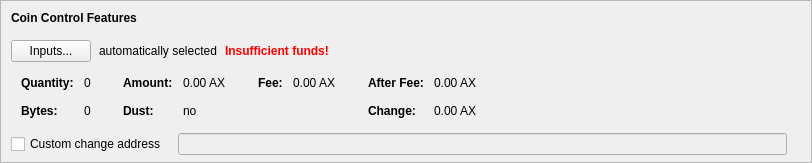
    <widget class="QFrame" name="frameCoinControl">
     <property name="sizePolicy">
      <sizepolicy hsizetype="Expanding" vsizetype="Expanding">
       <horstretch>0</horstretch>
       <verstretch>0</verstretch>
      </sizepolicy>
     </property>
     <property name="maximumSize">
      <size>
       <width>16777215</width>
       <height>16777215</height>
      </size>
     </property>
     <property name="frameShape">
      <enum>QFrame::StyledPanel</enum>
     </property>
     <property name="frameShadow">
      <enum>QFrame::Sunken</enum>
     </property>
     <layout class="QVBoxLayout" name="verticalLayoutCoinControl2">
      <property name="spacing">
       <number>0</number>
      </property>
      <property name="leftMargin">
       <number>0</number>
      </property>
      <property name="topMargin">
       <number>0</number>
      </property>
      <property name="rightMargin">
       <number>0</number>
      </property>
      <property name="bottomMargin">
       <number>6</number>
      </property>
      <item>
       <layout class="QVBoxLayout" name="verticalLayoutCoinControl" stretch="0,0,0,0,1">
        <property name="spacing">
         <number>0</number>
        </property>
        <property name="leftMargin">
         <number>10</number>
        </property>
        <property name="topMargin">
         <number>10</number>
        </property>
        <item>
         <layout class="QHBoxLayout" name="horizontalLayoutCoinControl1">
          <property name="bottomMargin">
           <number>15</number>
          </property>
          <item>
           <widget class="QLabel" name="labelCoinControlFeatures">
            <property name="sizePolicy">
             <sizepolicy hsizetype="Preferred" vsizetype="Maximum">
              <horstretch>0</horstretch>
              <verstretch>0</verstretch>
             </sizepolicy>
            </property>
            <property name="font">
             <font>
              <weight>75</weight>
              <bold>true</bold>
             </font>
            </property>
            <property name="styleSheet">
             <string notr="true">font-weight:bold;</string>
            </property>
            <property name="text">
             <string>Coin Control Features</string>
            </property>
           </widget>
          </item>
         </layout>
        </item>
        <item>
         <layout class="QHBoxLayout" name="horizontalLayoutCoinControl2" stretch="0,0,0,0">
          <property name="spacing">
           <number>8</number>
          </property>
          <property name="bottomMargin">
           <number>10</number>
          </property>
          <item>
           <widget class="QPushButton" name="pushButtonCoinControl">
            <property name="styleSheet">
             <string notr="true"/>
            </property>
            <property name="text">
             <string>Inputs...</string>
            </property>
            <property name="autoDefault">
             <bool>false</bool>
            </property>
           </widget>
          </item>
          <item>
           <widget class="QLabel" name="labelCoinControlAutomaticallySelected">
            <property name="text">
             <string>automatically selected</string>
            </property>
            <property name="margin">
             <number>5</number>
            </property>
           </widget>
          </item>
          <item>
           <widget class="QLabel" name="labelCoinControlInsuffFunds">
            <property name="font">
             <font>
              <weight>75</weight>
              <bold>true</bold>
             </font>
            </property>
            <property name="styleSheet">
             <string notr="true">color:red;font-weight:bold;</string>
            </property>
            <property name="text">
             <string>Insufficient funds!</string>
            </property>
            <property name="margin">
             <number>5</number>
            </property>
           </widget>
          </item>
          <item>
           <spacer name="horizontalSpacerCoinControl">
            <property name="orientation">
             <enum>Qt::Horizontal</enum>
            </property>
            <property name="sizeHint" stdset="0">
             <size>
              <width>40</width>
              <height>1</height>
             </size>
            </property>
           </spacer>
          </item>
         </layout>
        </item>
        <item>
         <widget class="QWidget" name="widgetCoinControl" native="true">
          <property name="sizePolicy">
           <sizepolicy hsizetype="Preferred" vsizetype="Preferred">
            <horstretch>0</horstretch>
            <verstretch>0</verstretch>
           </sizepolicy>
          </property>
          <property name="minimumSize">
           <size>
            <width>0</width>
            <height>0</height>
           </size>
          </property>
          <property name="styleSheet">
           <string notr="true"/>
          </property>
          <layout class="QHBoxLayout" name="horizontalLayoutCoinControl5">
           <property name="leftMargin">
            <number>0</number>
           </property>
           <property name="topMargin">
            <number>0</number>
           </property>
           <property name="rightMargin">
            <number>0</number>
           </property>
           <property name="bottomMargin">
            <number>0</number>
           </property>
           <item>
            <layout class="QHBoxLayout" name="horizontalLayoutCoinControl3" stretch="0,0,0,1">
             <property name="spacing">
              <number>20</number>
             </property>
             <property name="topMargin">
              <number>0</number>
             </property>
             <property name="bottomMargin">
              <number>10</number>
             </property>
             <item>
              <layout class="QFormLayout" name="formLayoutCoinControl1">
               <property name="horizontalSpacing">
                <number>10</number>
               </property>
               <property name="verticalSpacing">
                <number>14</number>
               </property>
               <property name="leftMargin">
                <number>10</number>
               </property>
               <property name="topMargin">
                <number>4</number>
               </property>
               <property name="rightMargin">
                <number>6</number>
               </property>
               <item row="0" column="0">
                <widget class="QLabel" name="labelCoinControlQuantityText">
                 <property name="font">
                  <font>
                   <weight>75</weight>
                   <bold>true</bold>
                  </font>
                 </property>
                 <property name="text">
                  <string>Quantity:</string>
                 </property>
                 <property name="margin">
                  <number>0</number>
                 </property>
                </widget>
               </item>
               <item row="0" column="1">
                <widget class="QLabel" name="labelCoinControlQuantity">
                 <property name="cursor">
                  <cursorShape>IBeamCursor</cursorShape>
                 </property>
                 <property name="contextMenuPolicy">
                  <enum>Qt::ActionsContextMenu</enum>
                 </property>
                 <property name="text">
                  <string notr="true">0</string>
                 </property>
                 <property name="margin">
                  <number>0</number>
                 </property>
                 <property name="textInteractionFlags">
                  <set>Qt::LinksAccessibleByMouse|Qt::TextSelectableByKeyboard|Qt::TextSelectableByMouse</set>
                 </property>
                </widget>
               </item>
               <item row="1" column="0">
                <widget class="QLabel" name="labelCoinControlBytesText">
                 <property name="font">
                  <font>
                   <weight>75</weight>
                   <bold>true</bold>
                  </font>
                 </property>
                 <property name="text">
                  <string>Bytes:</string>
                 </property>
                </widget>
               </item>
               <item row="1" column="1">
                <widget class="QLabel" name="labelCoinControlBytes">
                 <property name="cursor">
                  <cursorShape>IBeamCursor</cursorShape>
                 </property>
                 <property name="contextMenuPolicy">
                  <enum>Qt::ActionsContextMenu</enum>
                 </property>
                 <property name="text">
                  <string notr="true">0</string>
                 </property>
                 <property name="textInteractionFlags">
                  <set>Qt::LinksAccessibleByMouse|Qt::TextSelectableByKeyboard|Qt::TextSelectableByMouse</set>
                 </property>
                </widget>
               </item>
              </layout>
             </item>
             <item>
              <layout class="QFormLayout" name="formLayoutCoinControl2">
               <property name="horizontalSpacing">
                <number>10</number>
               </property>
               <property name="verticalSpacing">
                <number>14</number>
               </property>
               <property name="leftMargin">
                <number>6</number>
               </property>
               <property name="topMargin">
                <number>4</number>
               </property>
               <property name="rightMargin">
                <number>6</number>
               </property>
               <item row="0" column="0">
                <widget class="QLabel" name="labelCoinControlAmountText">
                 <property name="font">
                  <font>
                   <weight>75</weight>
                   <bold>true</bold>
                  </font>
                 </property>
                 <property name="text">
                  <string>Amount:</string>
                 </property>
                 <property name="margin">
                  <number>0</number>
                 </property>
                </widget>
               </item>
               <item row="0" column="1">
                <widget class="QLabel" name="labelCoinControlAmount">
                 <property name="cursor">
                  <cursorShape>IBeamCursor</cursorShape>
                 </property>
                 <property name="contextMenuPolicy">
                  <enum>Qt::ActionsContextMenu</enum>
                 </property>
                 <property name="text">
                  <string notr="true">0.00 AX</string>
                 </property>
                 <property name="textInteractionFlags">
                  <set>Qt::LinksAccessibleByMouse|Qt::TextSelectableByKeyboard|Qt::TextSelectableByMouse</set>
                 </property>
                </widget>
               </item>
               <item row="1" column="0">
                <widget class="QLabel" name="labelCoinControlLowOutputText">
                 <property name="font">
                  <font>
                   <weight>75</weight>
                   <bold>true</bold>
                  </font>
                 </property>
                 <property name="text">
                  <string>Dust:</string>
                 </property>
                </widget>
               </item>
               <item row="1" column="1">
                <widget class="QLabel" name="labelCoinControlLowOutput">
                 <property name="cursor">
                  <cursorShape>IBeamCursor</cursorShape>
                 </property>
                 <property name="contextMenuPolicy">
                  <enum>Qt::ActionsContextMenu</enum>
                 </property>
                 <property name="text">
                  <string notr="true">no</string>
                 </property>
                 <property name="textInteractionFlags">
                  <set>Qt::LinksAccessibleByMouse|Qt::TextSelectableByKeyboard|Qt::TextSelectableByMouse</set>
                 </property>
                </widget>
               </item>
              </layout>
             </item>
             <item>
              <layout class="QFormLayout" name="formLayoutCoinControl3">
               <property name="horizontalSpacing">
                <number>10</number>
               </property>
               <property name="verticalSpacing">
                <number>14</number>
               </property>
               <property name="leftMargin">
                <number>6</number>
               </property>
               <property name="topMargin">
                <number>4</number>
               </property>
               <property name="rightMargin">
                <number>6</number>
               </property>
               <item row="0" column="0">
                <widget class="QLabel" name="labelCoinControlFeeText">
                 <property name="font">
                  <font>
                   <weight>75</weight>
                   <bold>true</bold>
                  </font>
                 </property>
                 <property name="text">
                  <string>Fee:</string>
                 </property>
                 <property name="margin">
                  <number>0</number>
                 </property>
                </widget>
               </item>
               <item row="0" column="1">
                <widget class="QLabel" name="labelCoinControlFee">
                 <property name="cursor">
                  <cursorShape>IBeamCursor</cursorShape>
                 </property>
                 <property name="contextMenuPolicy">
                  <enum>Qt::ActionsContextMenu</enum>
                 </property>
                 <property name="text">
                  <string notr="true">0.00 AX</string>
                 </property>
                 <property name="textInteractionFlags">
                  <set>Qt::LinksAccessibleByMouse|Qt::TextSelectableByKeyboard|Qt::TextSelectableByMouse</set>
                 </property>
                </widget>
               </item>
              </layout>
             </item>
             <item>
              <layout class="QFormLayout" name="formLayoutCoinControl4">
               <property name="horizontalSpacing">
                <number>10</number>
               </property>
               <property name="verticalSpacing">
                <number>14</number>
               </property>
               <property name="leftMargin">
                <number>6</number>
               </property>
               <property name="topMargin">
                <number>4</number>
               </property>
               <property name="rightMargin">
                <number>6</number>
               </property>
               <item row="0" column="0">
                <widget class="QLabel" name="labelCoinControlAfterFeeText">
                 <property name="font">
                  <font>
                   <weight>75</weight>
                   <bold>true</bold>
                  </font>
                 </property>
                 <property name="text">
                  <string>After Fee:</string>
                 </property>
                 <property name="margin">
                  <number>0</number>
                 </property>
                </widget>
               </item>
               <item row="0" column="1">
                <widget class="QLabel" name="labelCoinControlAfterFee">
                 <property name="cursor">
                  <cursorShape>IBeamCursor</cursorShape>
                 </property>
                 <property name="contextMenuPolicy">
                  <enum>Qt::ActionsContextMenu</enum>
                 </property>
                 <property name="text">
                  <string notr="true">0.00 AX</string>
                 </property>
                 <property name="textInteractionFlags">
                  <set>Qt::LinksAccessibleByMouse|Qt::TextSelectableByKeyboard|Qt::TextSelectableByMouse</set>
                 </property>
                </widget>
               </item>
               <item row="1" column="0">
                <widget class="QLabel" name="labelCoinControlChangeText">
                 <property name="font">
                  <font>
                   <weight>75</weight>
                   <bold>true</bold>
                  </font>
                 </property>
                 <property name="text">
                  <string>Change:</string>
                 </property>
                </widget>
               </item>
               <item row="1" column="1">
                <widget class="QLabel" name="labelCoinControlChange">
                 <property name="cursor">
                  <cursorShape>IBeamCursor</cursorShape>
                 </property>
                 <property name="contextMenuPolicy">
                  <enum>Qt::ActionsContextMenu</enum>
                 </property>
                 <property name="text">
                  <string notr="true">0.00 AX</string>
                 </property>
                 <property name="textInteractionFlags">
                  <set>Qt::LinksAccessibleByMouse|Qt::TextSelectableByKeyboard|Qt::TextSelectableByMouse</set>
                 </property>
                </widget>
               </item>
              </layout>
             </item>
            </layout>
           </item>
          </layout>
         </widget>
        </item>
        <item>
         <layout class="QHBoxLayout" name="horizontalLayoutCoinControl4" stretch="0,0,0">
          <property name="spacing">
           <number>12</number>
          </property>
          <property name="sizeConstraint">
           <enum>QLayout::SetDefaultConstraint</enum>
          </property>
          <property name="topMargin">
           <number>5</number>
          </property>
          <property name="rightMargin">
           <number>5</number>
          </property>
          <item>
           <widget class="QCheckBox" name="checkBoxCoinControlChange">
            <property name="toolTip">
             <string>If this is activated, but the change address is empty or invalid, change will be sent to a newly generated address.</string>
            </property>
            <property name="text">
             <string>Custom change address</string>
            </property>
           </widget>
          </item>
          <item>
           <widget class="QValidatedLineEdit" name="lineEditCoinControlChange">
            <property name="enabled">
             <bool>false</bool>
            </property>
            <property name="sizePolicy">
             <sizepolicy hsizetype="Expanding" vsizetype="Fixed">
              <horstretch>0</horstretch>
              <verstretch>0</verstretch>
             </sizepolicy>
            </property>
           </widget>
          </item>
          <item>
           <widget class="QLabel" name="labelCoinControlChangeLabel">
            <property name="sizePolicy">
             <sizepolicy hsizetype="Preferred" vsizetype="Expanding">
              <horstretch>0</horstretch>
              <verstretch>0</verstretch>
             </sizepolicy>
            </property>
            <property name="minimumSize">
             <size>
              <width>0</width>
              <height>0</height>
             </size>
            </property>
            <property name="text">
             <string/>
            </property>
            <property name="margin">
             <number>3</number>
            </property>
           </widget>
          </item>
         </layout>
        </item>
        <item>
         <spacer name="verticalSpacerCoinControl">
          <property name="orientation">
           <enum>Qt::Vertical</enum>
          </property>
          <property name="sizeHint" stdset="0">
           <size>
            <width>800</width>
            <height>1</height>
           </size>
          </property>
         </spacer>
        </item>
       </layout>
      </item>
     </layout>
    </widget>
